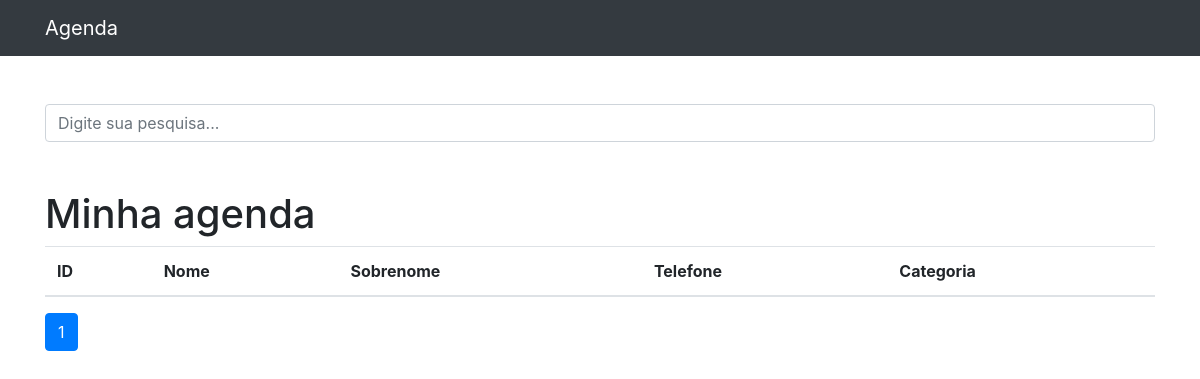
/, run on an earlier commit of the app's database.
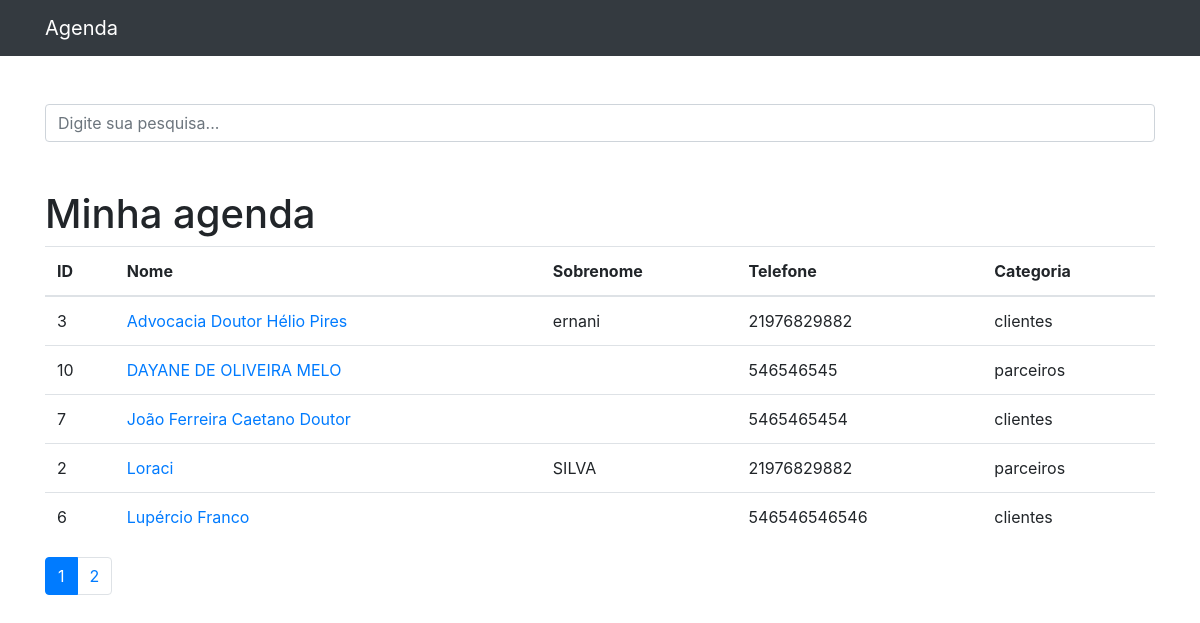
And on a later commit of the database.
### contatos/models.py (models this page shows, shortened)
class Contato (models.Model):
    nome = models.CharField(max_length=150)
    sobrenome = models.CharField(max_length=255, blank=True)
    telefone = models.CharField(max_length=255)
    email = models.CharField(max_length=255, blank=True)
    data_criacao = models.DateTimeField(default=timezone.now)
    descricao = models.TextField(blank=True)
    categoria = models.ForeignKey(Categoria, on_delete= DO_NOTHING)
    mostrar = models.BooleanField(default=True)

class Categoria (models.Model):
    nome = models.CharField(max_length=150)
    def __str__(self):
        return self.nome

### contatos/views.py (the view)
# urls.py: path('', views.index, name='index'),
def index(request):
	contatos = Contato.objects.order_by('nome').filter(mostrar=True)
	paginator = Paginator(contatos, 5)
	page = request.GET.get('p')
	contatos= paginator.get_page(page)
	return render(request, 'contatos/index.html',{
		'contatos': contatos
	})

### contatos/templates/contatos/index.html (shortened to what this page needs)
{% extends 'base.html' %}
{% block conteudo %}
<h1 class="mt-5">Minha agenda</h1>
  <table class="table">
    <thead>
      <tr>
        <th>ID</th>
        <th>Nome</th>
        <th>Sobrenome</th>
        <th>Telefone</th>
        <th>Categoria</th>
      </tr>
    </thead>
    <tbody>
      {% for contato in contatos %}
          <tr>
            <td>{{ contato.id }}</td>
            <td>
              <a href="{% url 'ver_contato' contato.id %} ">{{ contato.nome }}</a>
            </td>
            <td>{{ contato.sobrenome }}</td>
            <td>{{ contato.telefone }}</td>
            <td>{{ contato.categoria }}</td>
          </tr>
      {% endfor %}
    </tbody>
  </table>
  <nav aria-label="Page">
    <ul class="pagination">
      {% for pagina in contatos.paginator.page_range %}
        {% if contatos.number == pagina %}
          <li class="page-item active"><a class="page-link" href="?p={{ pagina }}">{{ pagina }}</a></li>
        {% else %}
          <li class="page-item"><a class="page-link" href="?p={{ pagina }}">{{ pagina }}</a></li>
        {% endif %}
      {% endfor %}
    </ul>
  </nav>
{% endblock %}

### templates/base.html (shortened to what this page needs)
{% load static %}
<!DOCTYPE html>
<html lang="pt">
<head>
  <link href="{% static 'vendor/bootstrap/css/bootstrap.min.css'%}" rel="stylesheet">
</head>
<body>
  {% include 'parciais/_nav.html' %}
  <div class="container">
    <div class="row">
      <div class="col-lg-12">
        <br><br>
        <form method="get" action="">
          <div class="form-group row">
            <div class="col-12">
              <input class="form-control"
                     type="search" value="{{ request.GET.termo }}"
                     id="search-input"
                     placeholder="Digite sua pesquisa..."
                     name="termo">
            </div>
          </div>
        </form>
        {% block conteudo %}{% endblock %}
      </div>
    </div>
  </div>
</body>
</html>

### templates/parciais/_nav.html (shortened to what this page needs)
  <nav class="navbar navbar-expand-lg navbar-dark bg-dark static-top">
    <div class="container">
      <a class="navbar-brand" href="{% url 'index' %}">Agenda</a>
    </div>
  </nav>

What changed in the data, as far as the page shows it:
added Contato: id "3", nome "Advocacia Doutor Hélio Pires", sobrenome "ernani", telefone "21976829882", categoria "clientes"
added Contato: id "10", nome "DAYANE DE OLIVEIRA MELO", telefone "546546545", categoria "parceiros"
added Contato: id "7", nome "João Ferreira Caetano Doutor", telefone "5465465454", categoria "clientes"
added Contato: id "2", nome "Loraci", sobrenome "SILVA", telefone "21976829882", categoria "parceiros"
added Contato: id "6", nome "Lupércio Franco", telefone "546546546546", categoria "clientes"
Also different on the page:
new list line: "2"
